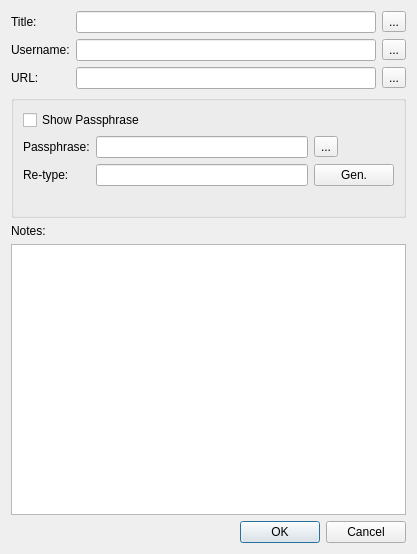
<?xml version="1.0" encoding="UTF-8"?>
<ui version="4.0">
 <class>DlgCreatePassphrase</class>
 <widget class="QDialog" name="DlgCreatePassphrase">
  <property name="geometry">
   <rect>
    <x>0</x>
    <y>0</y>
    <width>417</width>
    <height>554</height>
   </rect>
  </property>
  <property name="windowTitle">
   <string>Dialog</string>
  </property>
  <layout class="QVBoxLayout" name="verticalLayout">
   <item>
    <layout class="QGridLayout" name="gridLayout_2">
     <item row="0" column="0">
      <widget class="QLabel" name="label">
       <property name="text">
        <string>Title:</string>
       </property>
      </widget>
     </item>
     <item row="0" column="1">
      <widget class="QLineEdit" name="lineEditTitle"/>
     </item>
     <item row="0" column="2">
      <widget class="QToolButton" name="toolButtonTitle">
       <property name="toolTip">
        <string>Copy title to clipboard.</string>
       </property>
       <property name="text">
        <string>...</string>
       </property>
       <property name="icon">
        <iconset resource="../resource.qrc">
         <normaloff>:/icons/icons/Basic-Copy-icon.png</normaloff>:/icons/icons/Basic-Copy-icon.png</iconset>
       </property>
      </widget>
     </item>
     <item row="1" column="0">
      <widget class="QLabel" name="label_2">
       <property name="text">
        <string>Username:</string>
       </property>
      </widget>
     </item>
     <item row="1" column="1">
      <widget class="QLineEdit" name="lineEditUsername"/>
     </item>
     <item row="1" column="2">
      <widget class="QToolButton" name="toolButtonUsername">
       <property name="toolTip">
        <string>Copy username to clipboard.</string>
       </property>
       <property name="text">
        <string>...</string>
       </property>
       <property name="icon">
        <iconset resource="../resource.qrc">
         <normaloff>:/icons/icons/Basic-Copy-icon.png</normaloff>:/icons/icons/Basic-Copy-icon.png</iconset>
       </property>
      </widget>
     </item>
     <item row="2" column="0">
      <widget class="QLabel" name="label_4">
       <property name="text">
        <string>URL:</string>
       </property>
      </widget>
     </item>
     <item row="2" column="1">
      <widget class="QLineEdit" name="lineEditURL"/>
     </item>
     <item row="2" column="2">
      <widget class="QToolButton" name="toolButtonURL">
       <property name="toolTip">
        <string>Copy URL to clipboard.</string>
       </property>
       <property name="text">
        <string>...</string>
       </property>
       <property name="icon">
        <iconset resource="../resource.qrc">
         <normaloff>:/icons/icons/Basic-Copy-icon.png</normaloff>:/icons/icons/Basic-Copy-icon.png</iconset>
       </property>
      </widget>
     </item>
    </layout>
   </item>
   <item>
    <widget class="QGroupBox" name="groupBox">
     <property name="title">
      <string/>
     </property>
     <layout class="QGridLayout" name="gridLayout">
      <item row="0" column="0" colspan="2">
       <widget class="QCheckBox" name="checkBox">
        <property name="text">
         <string>Show Passphrase</string>
        </property>
       </widget>
      </item>
      <item row="1" column="0">
       <widget class="QLabel" name="label_3">
        <property name="text">
         <string>Passphrase:</string>
        </property>
       </widget>
      </item>
      <item row="1" column="1">
       <widget class="QLineEdit" name="lineEditPassphrase">
        <property name="echoMode">
         <enum>QLineEdit::Password</enum>
        </property>
       </widget>
      </item>
      <item row="1" column="2">
       <widget class="QToolButton" name="toolButtonPassphrase">
        <property name="toolTip">
         <string>Copy passphrase to clipboard.</string>
        </property>
        <property name="text">
         <string>...</string>
        </property>
        <property name="icon">
         <iconset resource="../resource.qrc">
          <normaloff>:/icons/icons/Basic-Copy-icon.png</normaloff>:/icons/icons/Basic-Copy-icon.png</iconset>
        </property>
       </widget>
      </item>
      <item row="2" column="0">
       <widget class="QLabel" name="label_6">
        <property name="text">
         <string>Re-type:</string>
        </property>
       </widget>
      </item>
      <item row="2" column="1">
       <widget class="QLineEdit" name="lineEditRetype">
        <property name="echoMode">
         <enum>QLineEdit::Password</enum>
        </property>
       </widget>
      </item>
      <item row="2" column="2">
       <widget class="QPushButton" name="pushButtonGenerate">
        <property name="toolTip">
         <string>Generate new passphrase.</string>
        </property>
        <property name="text">
         <string>Gen.</string>
        </property>
       </widget>
      </item>
      <item row="3" column="1" colspan="2">
       <widget class="QLabel" name="labelMatching">
        <property name="text">
         <string/>
        </property>
       </widget>
      </item>
     </layout>
    </widget>
   </item>
   <item>
    <widget class="QLabel" name="label_5">
     <property name="text">
      <string>Notes:</string>
     </property>
    </widget>
   </item>
   <item>
    <widget class="QPlainTextEdit" name="plainTextEditNotes"/>
   </item>
   <item>
    <widget class="QDialogButtonBox" name="buttonBox">
     <property name="orientation">
      <enum>Qt::Horizontal</enum>
     </property>
     <property name="standardButtons">
      <set>QDialogButtonBox::Cancel|QDialogButtonBox::Ok</set>
     </property>
    </widget>
   </item>
  </layout>
 </widget>
 <resources>
  <include location="../resource.qrc"/>
 </resources>
 <connections>
  <connection>
   <sender>buttonBox</sender>
   <signal>accepted()</signal>
   <receiver>DlgCreatePassphrase</receiver>
   <slot>accept()</slot>
   <hints>
    <hint type="sourcelabel">
     <x>248</x>
     <y>254</y>
    </hint>
    <hint type="destinationlabel">
     <x>157</x>
     <y>274</y>
    </hint>
   </hints>
  </connection>
  <connection>
   <sender>buttonBox</sender>
   <signal>rejected()</signal>
   <receiver>DlgCreatePassphrase</receiver>
   <slot>reject()</slot>
   <hints>
    <hint type="sourcelabel">
     <x>316</x>
     <y>260</y>
    </hint>
    <hint type="destinationlabel">
     <x>286</x>
     <y>274</y>
    </hint>
   </hints>
  </connection>
 </connections>
</ui>
